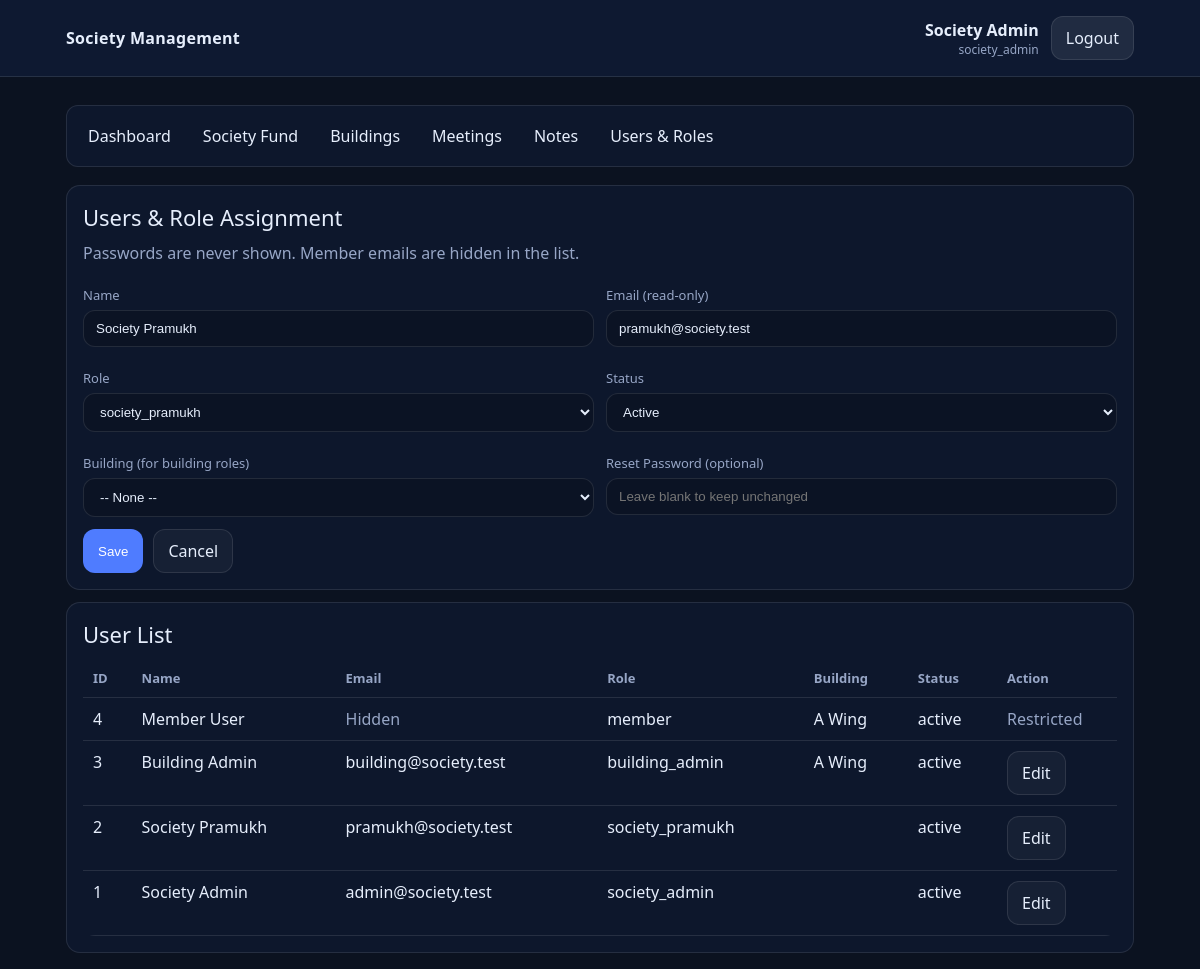
The app's page /backend/admin/users.php?action=edit&id=2 (signed in) with its own data.
### tables this page shows
CREATE TABLE IF NOT EXISTS users (
  id INT UNSIGNED AUTO_INCREMENT PRIMARY KEY,
  name VARCHAR(150) NOT NULL,
  email VARCHAR(190) NOT NULL,
  password VARCHAR(255) NOT NULL,
  role ENUM('society_admin','society_pramukh','building_admin','member') NOT NULL,
  society_id INT UNSIGNED NULL,
  building_id INT UNSIGNED NULL,
  status ENUM('active','inactive') NOT NULL DEFAULT 'active',
  created_at DATETIME NOT NULL DEFAULT CURRENT_TIMESTAMP,
  last_login DATETIME NULL,
  UNIQUE KEY uq_users_email (email),
  KEY idx_users_role (role),
  KEY idx_users_society (society_id),
  KEY idx_users_building (building_id),
  KEY idx_users_last_login (last_login),
  CONSTRAINT fk_users_society FOREIGN KEY (society_id) REFERENCES society(id)
    ON UPDATE CASCADE ON DELETE SET NULL,
  CONSTRAINT fk_users_building FOREIGN KEY (building_id) REFERENCES buildings(id)
    ON UPDATE CASCADE ON DELETE SET NULL
);

CREATE TABLE IF NOT EXISTS buildings (
  id INT UNSIGNED AUTO_INCREMENT PRIMARY KEY,
  society_id INT UNSIGNED NOT NULL,
  building_name VARCHAR(150) NOT NULL,
  CONSTRAINT fk_buildings_society FOREIGN KEY (society_id) REFERENCES society(id)
    ON UPDATE CASCADE ON DELETE CASCADE
);

### backend/config/auth.php (called while the page is built, shortened)
<?php
function app_base_url(): string
{
    static $base = null;
    if ($base !== null) {
        return $base;
    }
    $scriptName = (string)($_SERVER['SCRIPT_NAME'] ?? '');
    if (str_contains($scriptName, '/backend/')) {
        $backendPos = strpos($scriptName, '/backend/');
        if ($backendPos !== false) {
            $base = substr($scriptName, 0, $backendPos);
        }
    }
    return $base ?: '';
}
function current_user(): ?array
{
    return $_SESSION['user'] ?? null;
}
function e(string $value): string
{
    return htmlspecialchars($value, ENT_QUOTES, 'UTF-8');
}

### backend/admin/users.php (the view, shortened to what this page needs)
<?php
require_once __DIR__ . '/../config/auth.php';
$societyId = require_society_scope();
$action = (string)($_GET['action'] ?? '');
$editId = (int)($_GET['id'] ?? 0);
$editRow = null;
if ($action === 'edit' && $editId > 0) {
    $stmt = $pdo->prepare("SELECT id, name, email, role, building_id, status FROM users WHERE id = ? AND society_id = ? AND role <> 'member'");
    $stmt->execute([$editId, $societyId]);
    $editRow = $stmt->fetch();
}
$stmt = $pdo->prepare('SELECT u.id, u.name, u.email, u.role, u.status, b.building_name
    FROM users u
    LEFT JOIN buildings b ON b.id = u.building_id
    WHERE u.society_id = ?
    ORDER BY u.id DESC');
$stmt->execute([$societyId]);
$rows = $stmt->fetchAll();
require_once __DIR__ . '/../includes/header.php';
?>
<div class="card">
    <div class="h1">Users & Role Assignment</div>
    <div class="muted">Passwords are never shown. Member emails are hidden in the list.</div>
    <?php if ($editRow): ?>
        <form method="post" action="" style="margin-top:12px;">
            <div class="grid">
                <div class="col-6">
                    <label class="label">Name</label>
                    <input class="input" type="text" name="name" value="<?php echo e($editRow['name']); ?>" required>
                </div>
                <div class="col-6">
                    <label class="label">Email (read-only)</label>
                    <input class="input" type="text" value="<?php echo e($editRow['email']); ?>" disabled>
                </div>
                <div class="col-6">
                    <label class="label">Role</label>
                    <select name="role" required>
                        <?php foreach (['society_admin','society_pramukh','building_admin'] as $r): ?>
                            <option value="<?php echo e($r); ?>" <?php echo ($editRow['role'] === $r) ? 'selected' : ''; ?>><?php echo e($r); ?></option>
                        <?php endforeach; ?>
                    </select>
                </div>
                <div class="col-6">
                    <label class="label">Status</label>
                    <select name="status" required>
                        <option value="active" <?php echo ($editRow['status'] === 'active') ? 'selected' : ''; ?>>Active</option>
                    </select>
                </div>
                <div class="col-6">
                    <label class="label">Building (for building roles)</label>
                    <select name="building_id">
                        <option value="0">-- None --</option>
                    </select>
                </div>
                <div class="col-6">
                    <label class="label">Reset Password (optional)</label>
                    <input class="input" type="password" name="new_password" placeholder="Leave blank to keep unchanged">
                </div>
                <div class="col-12" style="display:flex; gap:10px;">
                    <button class="btn btn-primary" type="submit">Save</button>
                    <a class="btn" href="users.php">Cancel</a>
                </div>
            </div>
        </form>
    <?php endif; ?>
</div>
<div class="card" style="margin-top:12px;">
    <div class="h1">User List</div>
    <table class="table">
        <thead>
        <tr>
            <th>ID</th>
            <th>Name</th>
            <th>Email</th>
            <th>Role</th>
            <th>Building</th>
            <th>Status</th>
            <th style="width:120px;">Action</th>
        </tr>
        </thead>
        <tbody>
        <?php foreach ($rows as $r): ?>
            <tr>
                <td><?php echo e((string)$r['id']); ?></td>
                <td><?php echo e($r['name']); ?></td>
                <td>
                    <?php if ($r['role'] === 'member'): ?>
                        <span class="muted">Hidden</span>
                    <?php else: ?>
                        <?php echo e($r['email']); ?>
                    <?php endif; ?>
                </td>
                <td><?php echo e($r['role']); ?></td>
                <td><?php echo e((string)($r['building_name'] ?? '')); ?></td>
                <td><?php echo e($r['status']); ?></td>
                <td>
                    <?php if ($r['role'] === 'member'): ?>
                        <span class="muted">Restricted</span>
                    <?php else: ?>
                        <a class="btn" href="users.php?action=edit&id=<?php echo e((string)$r['id']); ?>">Edit</a>
                    <?php endif; ?>
                </td>
            </tr>
        <?php endforeach; ?>
        </tbody>
    </table>
</div>
<?php require_once __DIR__ . '/../includes/footer.php'; ?>

### backend/includes/header.php (shortened to what this page needs)
<?php
require_once __DIR__ . '/../config/auth.php';
$user = current_user();
$role = $user['role'] ?? null;
?><!doctype html>
<html lang="en">
<head>
    <link rel="stylesheet" href="<?php echo e(app_base_url() . '/frontend/assets/css/style.css'); ?>">
</head>
<body>
<header class="topbar">
    <div class="container topbar-inner">
        <div class="brand">Society Management</div>
        <div class="topbar-right">
            <?php if ($user): ?>
                <div class="user-chip">
                    <div class="user-name"><?php echo e($user['name'] ?? ''); ?></div>
                    <div class="user-role"><?php echo e($role ?? ''); ?></div>
                </div>
                <a class="btn btn-light" href="<?php echo e(app_base_url() . '/backend/auth/logout.php'); ?>">Logout</a>
            <?php endif; ?>
        </div>
    </div>
</header>
<div class="container">
    <?php if ($user): ?>
        <nav class="nav">
            <?php if ($role === 'society_admin'): ?>
                <a href="<?php echo e(app_base_url() . '/backend/admin/dashboard.php'); ?>">Dashboard</a>
                <a href="<?php echo e(app_base_url() . '/backend/admin/society_fund.php'); ?>">Society Fund</a>
                <a href="<?php echo e(app_base_url() . '/backend/admin/buildings.php'); ?>">Buildings</a>
                <a href="<?php echo e(app_base_url() . '/backend/admin/meetings.php'); ?>">Meetings</a>
                <a href="<?php echo e(app_base_url() . '/backend/admin/notes.php'); ?>">Notes</a>
                <a href="<?php echo e(app_base_url() . '/backend/admin/users.php'); ?>">Users & Roles</a>
            <?php endif; ?>
        </nav>
    <?php endif; ?>

### frontend/assets/css/style.css (style rules this page uses)
:root { --bg:#0b1220; --card:#0f1b33; --text:#e6eefc; --muted:#97a6c6; --primary:#4f7cff; --danger:#ff4d4d; --border:rgba(255,255,255,.10); --white:#ffffff; }
* { box-sizing:border-box }
body { margin:0;font-family:system-ui,-apple-system,Segoe UI,Roboto,Arial; background:#0b1220; color:var(--text) }
.container { max-width:1100px;margin:0 auto;padding:16px }
.topbar { position:sticky;top:0;background:rgba(15,27,51,.9);backdrop-filter:blur(8px);border-bottom:1px solid var(--border) }
.topbar-inner { display:flex;align-items:center;justify-content:space-between;gap:12px }
.brand { font-weight:700;letter-spacing:.3px }
.topbar-right { display:flex;align-items:center;gap:12px }
.user-chip { display:flex;flex-direction:column;align-items:flex-end }
.user-name { font-weight:600 }
.user-role { font-size:12px;color:var(--muted) }
.nav { display:flex;flex-wrap:wrap;gap:10px;margin:12px 0 18px;padding:10px;border:1px solid var(--border);border-radius:12px;background:rgba(15,27,51,.7) }
.nav a { color:var(--text);text-decoration:none;padding:8px 10px;border-radius:10px;border:1px solid transparent }
.card { border:1px solid var(--border);border-radius:14px;background:rgba(15,27,51,.7);padding:16px }
.grid { display:grid;grid-template-columns:repeat(12,1fr);gap:12px }
.col-6 { grid-column:span 6 }
.col-12 { grid-column:span 12 }
.h1 { font-size:22px;margin:0 0 10px }
.muted { color:var(--muted) }
.table { width:100%;border-collapse:collapse;overflow:hidden;border-radius:12px }
.table th,.table td { padding:10px;border-bottom:1px solid var(--border);text-align:left;vertical-align:top }
.table th { color:var(--muted);font-weight:600;font-size:13px }
.label { display:block;margin:10px 0 6px;color:var(--muted);font-size:13px }
.input,select,textarea { width:100%;padding:10px 12px;border-radius:12px;border:1px solid var(--border);background:rgba(11,18,32,.6);color:var(--text);outline:none }
.btn { display:inline-block;padding:10px 14px;border-radius:12px;border:1px solid var(--border);background:rgba(255,255,255,.04);color:var(--text);text-decoration:none;cursor:pointer }
.btn-primary { background:var(--primary);border-color:transparent;color:var(--white) }
.btn-light { background:rgba(255,255,255,.08) }

### records on screen
users: name "Society Admin", role "society_admin", id "1", email "admin@society.test", status "active"
users: name "Society Pramukh", email "pramukh@society.test", status "Active", id "2", role "society_pramukh", status "active"
users: id "4", name "Member User", shows "Hidden", role "member", building.building_name "A Wing", status "active", shows "Restricted"
users: id "3", name "Building Admin", email "building@society.test", role "building_admin", building.building_name "A Wing", status "active"

### other values on screen
form field role "society_pramukh"
